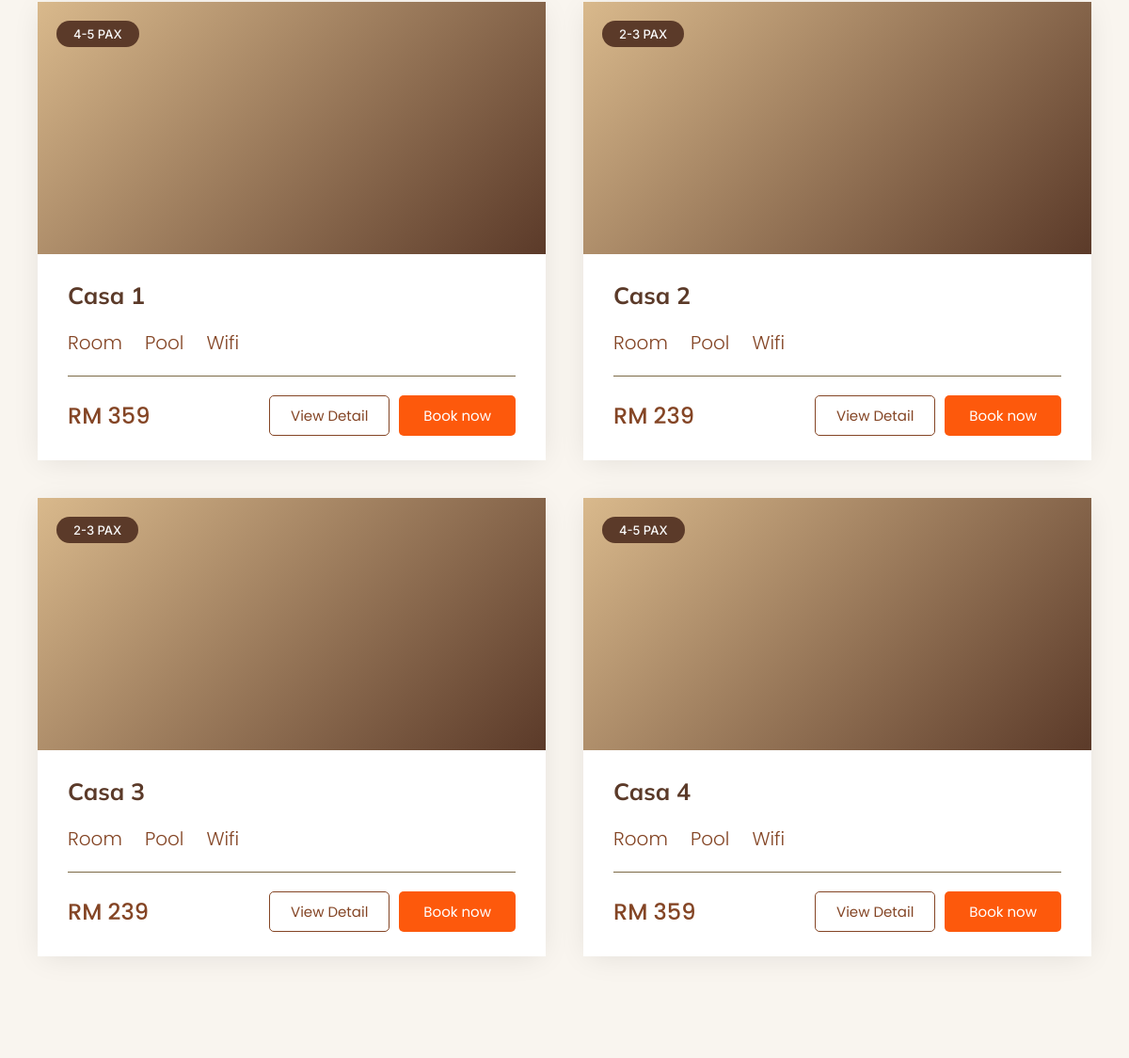
The app's page /customer/villa.php (middle part), older data.
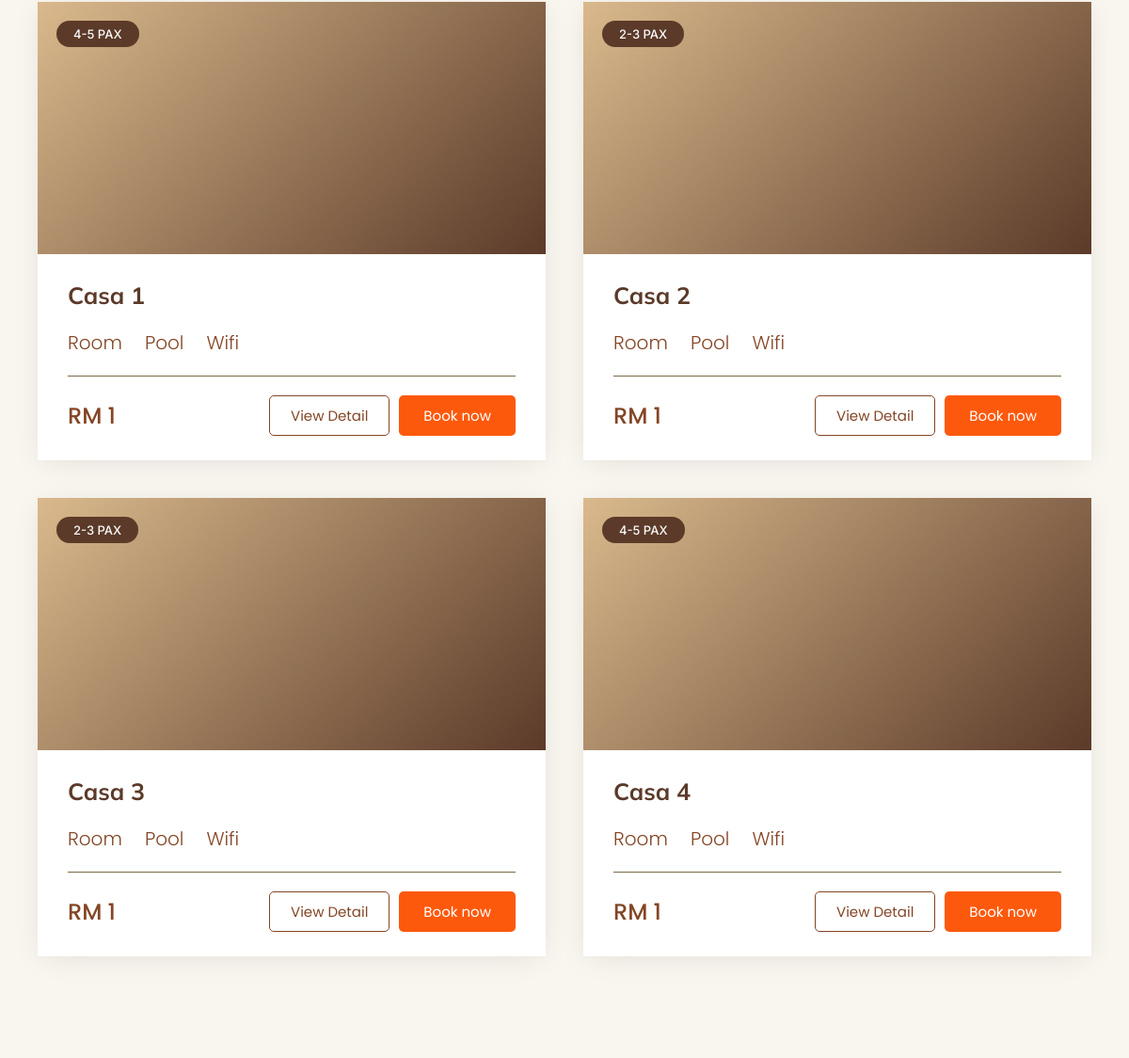
The same page, newer data.
### tables this page shows
CREATE TABLE `accommodation` (
  accommodation_id   INT UNSIGNED AUTO_INCREMENT PRIMARY KEY,
  accommodation_name VARCHAR(100) NOT NULL,
  accommodation_type ENUM('Villa','Campsite') NOT NULL,
  price              DECIMAL(10,2) NOT NULL COMMENT 'weekday / base rate per night, used for all booking calculations',
  price_weekend      DECIMAL(10,2) NULL COMMENT 'display only — not applied to booking totals yet',
  price_holiday      DECIMAL(10,2) NULL COMMENT 'display only — not applied to booking totals yet',
  capacity           INT UNSIGNED NOT NULL,
  pax_label          VARCHAR(30) NULL COMMENT 'display string e.g. "4-5 PAX", falls back to "Max N guests"',
  features           TEXT NULL COMMENT 'one feature per line, e.g. "Wifi\nAircond\nSea View"',
  description        TEXT,
  status             ENUM('available','unavailable','maintenance') NOT NULL DEFAULT 'available',
  image              VARCHAR(255),
  door_code          VARCHAR(20) COMMENT 'lock box / door code shown to the guest in the check-in reminder'
);

### customer/villa.php (called while the page is built, shortened)
<?php
require_once __DIR__ . '/../includes/db.php';
$villas = $pdo->query(
    "SELECT * FROM accommodation WHERE accommodation_type = 'Villa' AND status = 'available' ORDER BY accommodation_id"
)->fetchAll();
require __DIR__ . '/views/villa.view.php';

### customer/views/villa.view.php (the view, shortened to what this page needs)
<?php include __DIR__ . '/../../includes/header.php'; ?>
  <section class="packages" id="packages">
    <div class="container package-grid">
      <?php foreach ($villas as $villa):
        $searchText = strtolower(($villa['features'] ?? '') . ' ' . ($villa['description'] ?? ''));
        $hasPool = strpos($searchText, 'pool') !== false;
        $hasWifi = strpos($searchText, 'wifi') !== false;
        $roomLabel = ($hasPool || $hasWifi) ? 'Room' : 'Room Only';
        $paxLabel = $villa['pax_label'] ?: ('Max ' . (int) $villa['capacity'] . ' guests');
        $mediaStyle = $villa['image'] ? ' style="background-image:url(\'' . htmlspecialchars($villa['image']) . '\');background-size:cover;background-position:center;"' : '';
      ?>
      <article class="package-card">
        <div class="package-media"<?= $mediaStyle ?>>
          <div class="package-badges">
            <span class="badge"><?= htmlspecialchars(strtoupper($paxLabel)) ?></span>
          </div>
        </div>
        <div class="package-body">
          <h3 class="package-name"><?= htmlspecialchars($villa['accommodation_name']) ?></h3>
          <div class="package-features">
            <div class="feature"><?= $icons['room'] ?><span><?= $roomLabel ?></span></div>
            <?php if ($hasPool): ?>
              <div class="feature"><?= $icons['pool'] ?><span>Pool</span></div>
            <?php endif; ?>
            <?php if ($hasWifi): ?>
              <div class="feature"><?= $icons['wifi'] ?><span>Wifi</span></div>
            <?php endif; ?>
          </div>
          <hr class="package-divider">
          <div class="package-footer">
            <span class="package-price">RM <?= number_format((float) $villa['price'], 0) ?></span>
            <div class="package-actions">
              <a href="detail.php?id=<?= (int) $villa['accommodation_id'] ?>" class="btn view-detail">View Detail</a>
              <a href="bookingform.php?accommodation=<?= urlencode($villa['accommodation_name']) ?>" class="btn book-now">Book now</a>
            </div>
          </div>
        </div>
      </article>
      <?php endforeach; ?>
    </div>
  </section>
<?php include __DIR__ . '/../../includes/footer.php'; ?>

Row changes from the older to the newer data that the page shows:
changed accommodation "Casa 1": price "359" → "1"
changed accommodation "Casa 2": price "239" → "1"
changed accommodation "Casa 3": price "239" → "1"
changed accommodation "Casa 4": price "359" → "1"
